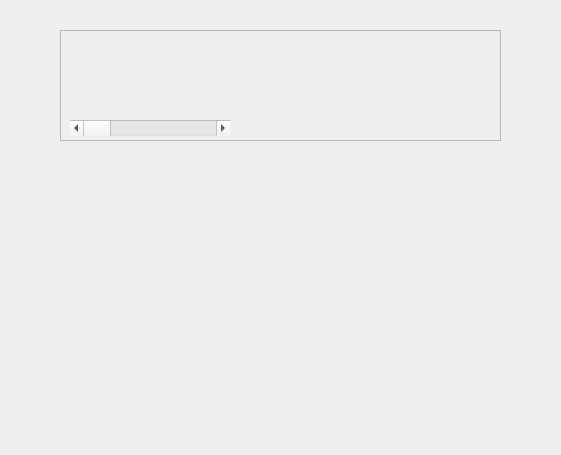
<?xml version="1.0" encoding="UTF-8"?>
<ui version="4.0">
 <class>DListaFrutas</class>
 <widget class="QDialog" name="DListaFrutas">
  <property name="geometry">
   <rect>
    <x>0</x>
    <y>0</y>
    <width>561</width>
    <height>455</height>
   </rect>
  </property>
  <property name="windowTitle">
   <string>Dialog</string>
  </property>
  <widget class="QFrame" name="container2">
   <property name="geometry">
    <rect>
     <x>60</x>
     <y>30</y>
     <width>441</width>
     <height>111</height>
    </rect>
   </property>
   <property name="frameShape">
    <enum>QFrame::StyledPanel</enum>
   </property>
   <property name="frameShadow">
    <enum>QFrame::Raised</enum>
   </property>
   <widget class="QScrollBar" name="horizontalScrollBar">
    <property name="geometry">
     <rect>
      <x>10</x>
      <y>90</y>
      <width>160</width>
      <height>16</height>
     </rect>
    </property>
    <property name="orientation">
     <enum>Qt::Horizontal</enum>
    </property>
   </widget>
  </widget>
 </widget>
 <resources/>
 <connections/>
</ui>
